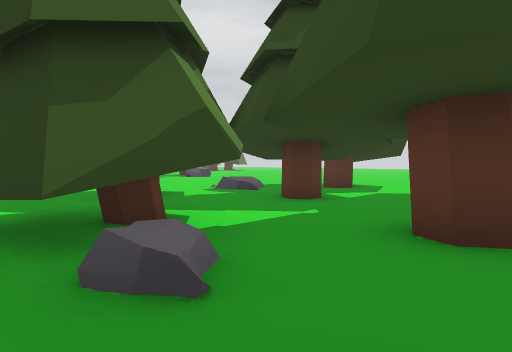
View 1 (above)

24 first-person views from a walk through a scene from a Unity 3-D project. The camera is 1.2 m above the floor, tilts 2° down and sees 75° across. The floor is counted in squares, 2 m on a side. Each view is taken from the middle of a square. On the plan, view 1 faces up. The plan holds only what a view shows up to about 10 squares ahead; the rest is blank. The place goes on beyond the plan. The player is left out.

View 2
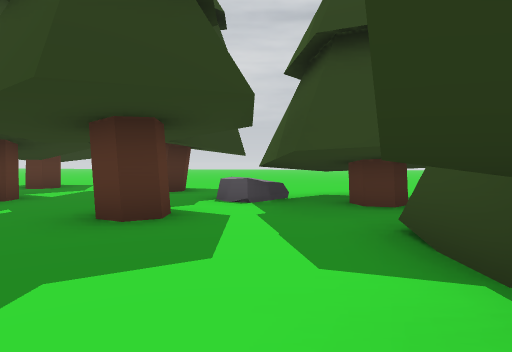

View 3
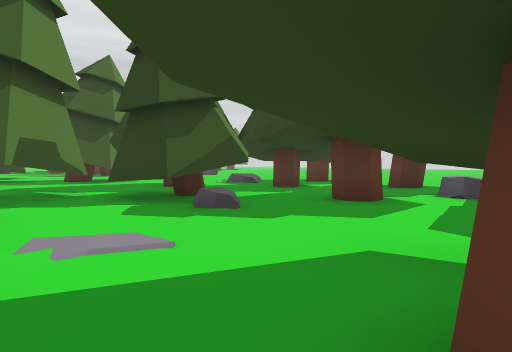

View 4
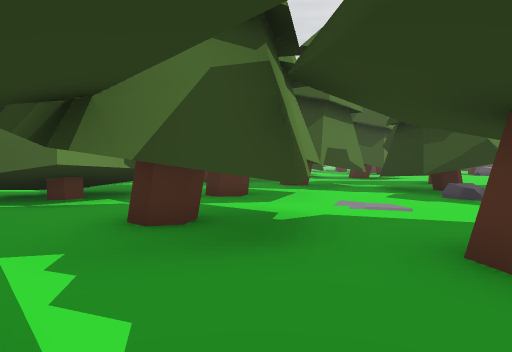

View 5
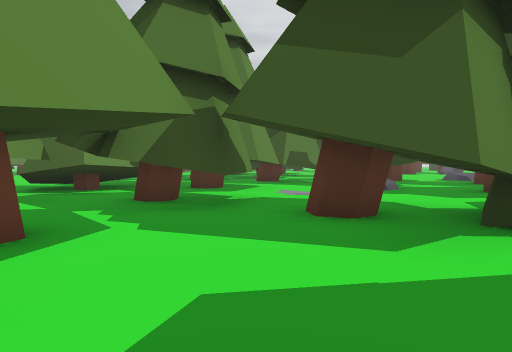

View 6
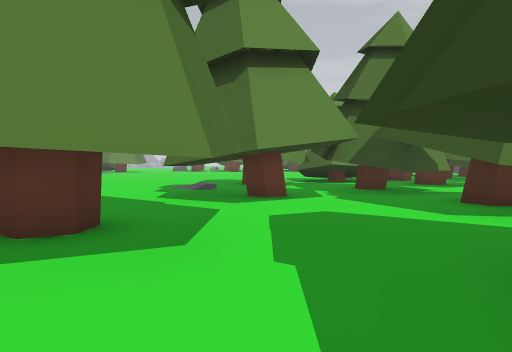

View 7
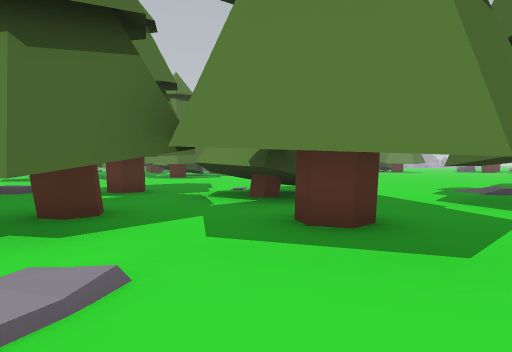

View 8
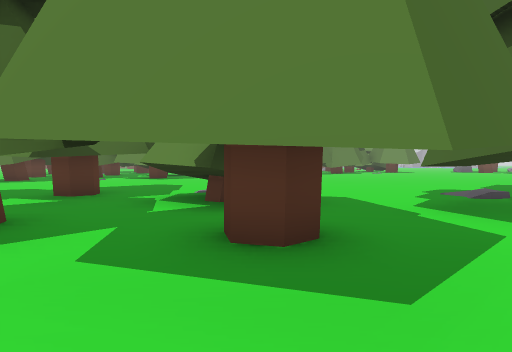

View 9
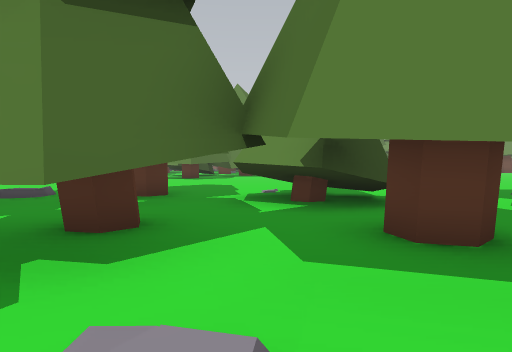

View 10
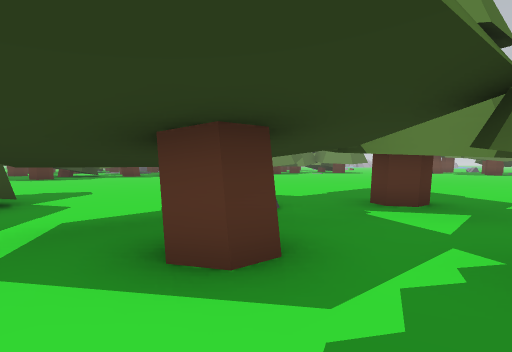

View 11
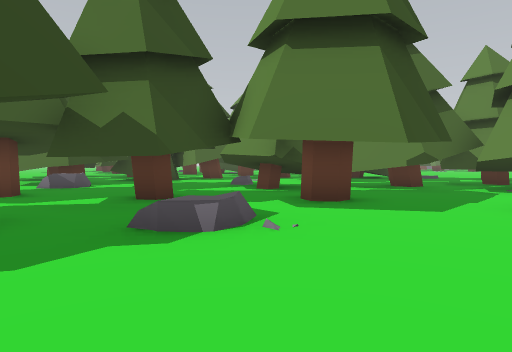

View 12
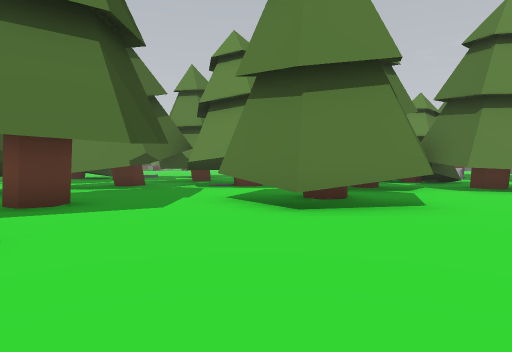

View 13
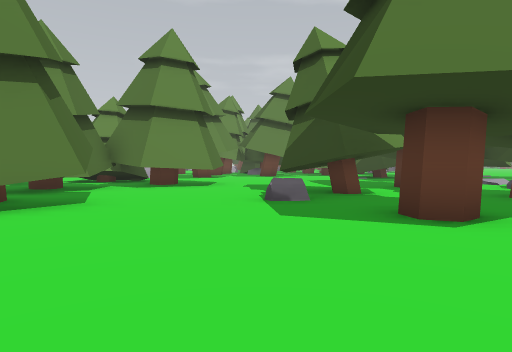

View 14
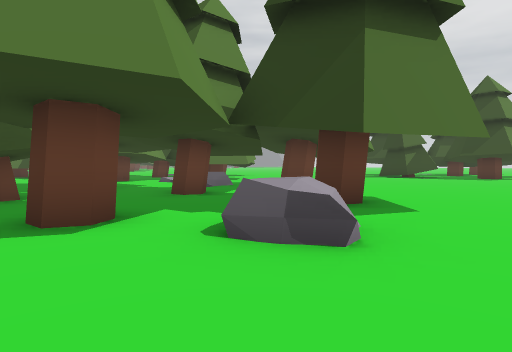

View 15
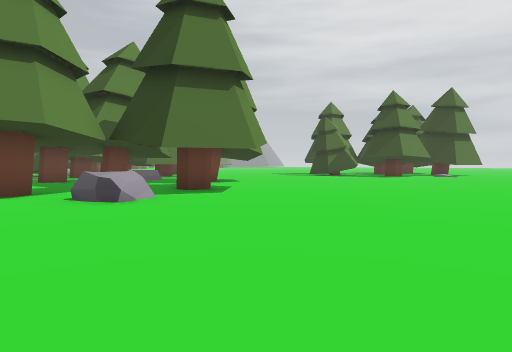

View 16
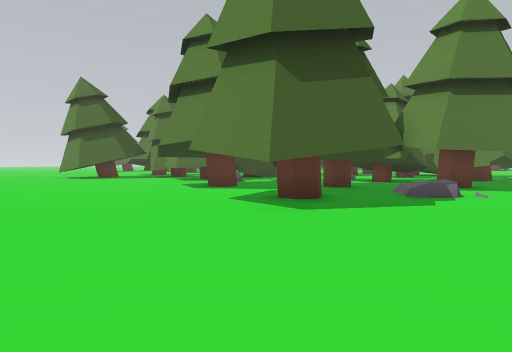

View 17
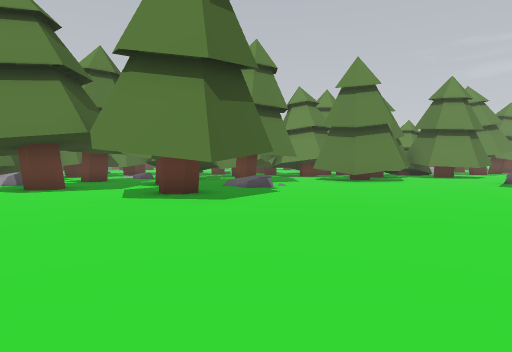

View 18
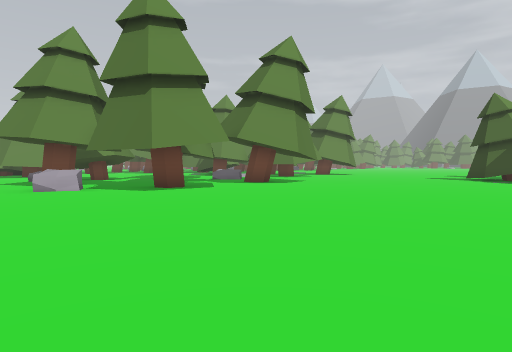

View 19
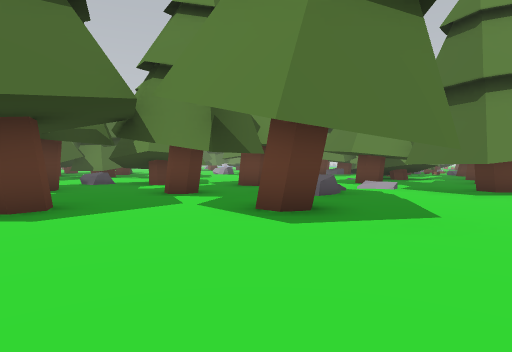

View 20
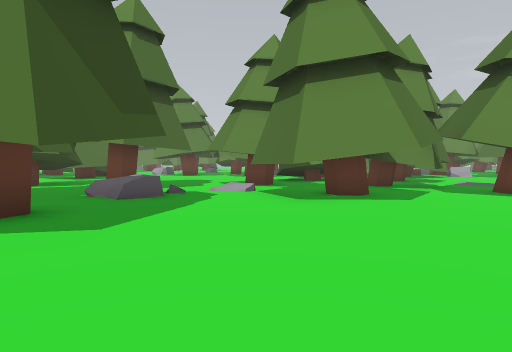

View 21
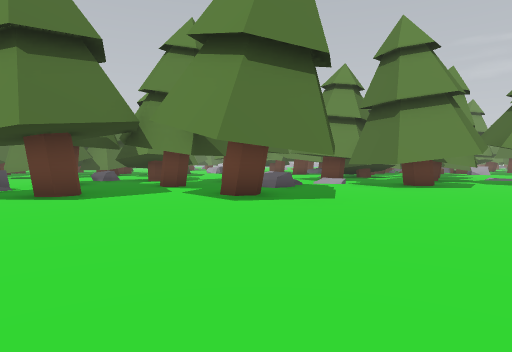

View 22
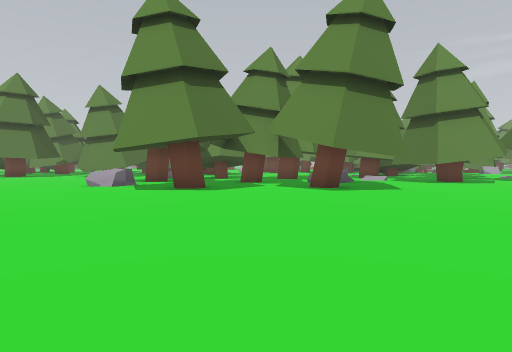

View 23
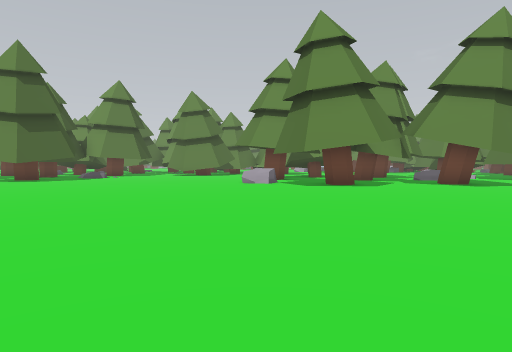

View 24
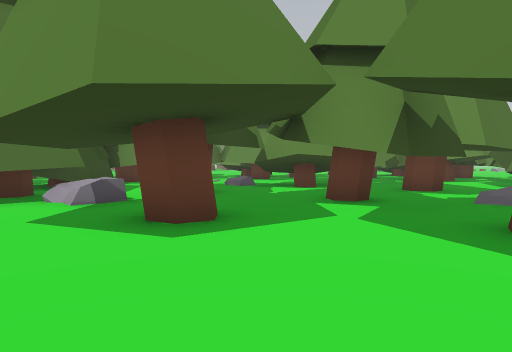

### Floor plan
Key: @ floor where view 1 was taken; # wall or solid block; x gap in a wall; . floor; / step, stairs or slope; ^ raised ledge; T thing the floor can be seen under or through.
Columns run from 17 left of view 1 to 6 right of it. Each row starts with its distance up from view 1.
 26        ............
 25   #................
 24 /.....#................
 23 .###.##...##...........
 22   ##.##................
 21    ..##...#............
 20     ##///..............
 19     #.../##..#........
 18      .....#...........
 17       .#..............
 16       ........^.......
 15       ..###.#...........
 14        .###.............
 13       ..................
 12       #.................
 11       ##................
 10       ##..###......TTT..
  9      ####..##......T....
  8         # .##. ..#......
  7           .#.....###....
  6           .x...#..#..#..
  5           ##...x........
  4           ####.##....# .
  3           # ##.##..#.###
  2              #..#....###
  1              ##.....####
  0              ##..@..##
 -1               ##..TT#
 -2            #   ##.TTT
 -3          ..TT  ##..TT
 -4          ..TTT ##...
 -5         ....T T......##
 -6        ......TTTTTT.....
 -7        .........TT.T.#..
 -8          ...........T...
 -9          .........T..TT.
-10           ........TT..T#
-11              .....TT..
-12               .....TTT
-13               ......T
-14               ........#
-15                .......
-16                     ..
-17                     ..
-18                     ..

Where each view was taken, in squares from view 1:
view 1: 0 up, 0 right, facing up
view 2: 1 down, 0 right, facing up-right
view 3: 3 down, 0 right, facing up
view 4: 5 down, 1 right, facing up-left
view 5: 6 down, 3 right, facing up-left
view 6: 6 down, 6 right, facing left
view 7: 6 down, 6 right, facing down-left
view 8: 6 down, 5 right, facing down-left
view 9: 7 down, 6 right, facing down-left
view 10: 4 down, 1 right, facing down-left
view 11: 12 up, 1 left, facing down
view 12: 12 up, 1 left, facing down-left
view 13: 13 up, 1 left, facing left
view 14: 14 up, 1 left, facing up-left
view 15: 14 up, 3 right, facing up-left
view 16: 15 up, 3 right, facing down
view 17: 15 up, 6 right, facing down-left
view 18: 21 up, 5 right, facing left
view 19: 24 up, 3 left, facing down-left
view 20: 26 up, 6 left, facing down-left
view 21: 26 up, 2 left, facing down-left
view 22: 26 up, 1 right, facing down-left
view 23: 24 up, 5 right, facing down-left
view 24: 9 up, 6 right, facing down-left
